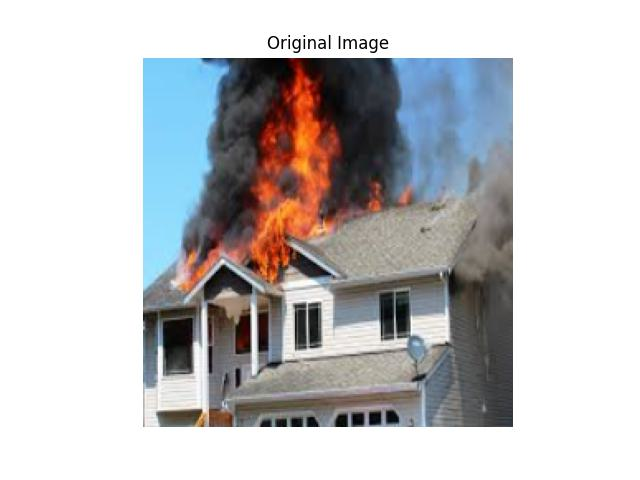
#> input picture Feature Extraction and Selection/Part1/original_image.jpg, 640 x 480 px, given as the content of the folder hine Learning/FireDetectionMeheraj/FireDatasetPCD/Train/Fire, which was not available
$ jupyter execute --allow-errors test2.ipynb   (text cells are left out)
#> lines starting #> are read from the running program, lines starting #| are printed output that depends on the picture; after the words box and inside, x2 and y2 are one past the last pixel; in counts of white or black regions, pixels touching at a corner belong together; pictures that were not available may be replaced by others from this repository, and a replacement may not be noted
[cell 1]
import shutil
import os

# Your actual path to kaggle.json
kaggle_path = os.path.expanduser("~/.kaggle/kaggle.json")
dest_dir = os.path.expanduser("~/.kaggle")
dest_file = os.path.join(dest_dir, "kaggle.json")

# Ensure the .kaggle directory exists
os.makedirs(dest_dir, exist_ok=True)

# Only copy if the paths are different
if os.path.abspath(kaggle_path) != os.path.abspath(dest_file):
    shutil.copy(kaggle_path, dest_file)

# Set permissions (optional on Windows)
#> (the rest of this cell did not finish here and is left out)

[cell 2]
import numpy as np
import pandas as pd
import matplotlib.pyplot as plt
import cv2
import joblib
from skimage.feature import local_binary_pattern
from tensorflow.keras.applications import VGG16
from tensorflow.keras.preprocessing import image
from tensorflow.keras.applications.vgg16 import preprocess_input
from sklearn.model_selection import train_test_split
from sklearn.ensemble import RandomForestClassifier
from sklearn.metrics import (
    classification_report,
    confusion_matrix,
    accuracy_score,
    f1_score
)
from sklearn.preprocessing import StandardScaler
from sklearn.feature_selection import SelectKBest, f_classif
from sklearn.feature_selection import SelectFromModel

import seaborn as sns
from tqdm import tqdm
from sklearn.manifold import TSNE
import umap
from xgboost import XGBClassifier

#> (a cell that did not finish here is left out)

[cell 4]
def extract_all_features(image_path):
    try:
        img = cv2.imread(image_path)
        if img is None:
            return None
        img_resized = cv2.resize(img, (224, 224))

        # HSV Color Histogram
        hsv = cv2.cvtColor(img_resized, cv2.COLOR_BGR2HSV)
        hist = cv2.calcHist([hsv], [0, 1, 2], None, [8, 8, 8],
                            [0, 180, 0, 256, 0, 256])
        color_feat = cv2.normalize(hist, hist).flatten()

        # LBP Texture
        gray = cv2.cvtColor(img_resized, cv2.COLOR_BGR2GRAY)
        lbp = local_binary_pattern(gray, P=8, R=1, method='uniform')
        (lbp_hist, _) = np.histogram(lbp.ravel(), bins=np.arange(0, 10), range=(0, 9))
        texture_feat = lbp_hist.astype("float") / (lbp_hist.sum() + 1e-7)

        # ✅ Canny Edge Detection Feature
        edges = cv2.Canny(gray, threshold1=100, threshold2=200)
        edge_mean = np.mean(edges) / 255.0  # normalize to [0,1]
        edge_sum = np.sum(edges) / (224 * 224 * 255.0)  # percentage of edge pixels
        edge_feat = np.array([edge_mean, edge_sum])

        # CNN (deep) features
        img_array = cv2.cvtColor(img_resized, cv2.COLOR_BGR2RGB)
        x = image.img_to_array(img_array)
        x = np.expand_dims(x, axis=0)
        x = preprocess_input(x)
        cnn_feat = cnn_model.predict(x, verbose=0).flatten()

        # Combine all features
        return np.concatenate([color_feat, texture_feat, edge_feat, cnn_feat])

    except Exception as e:
        print(f"❌ Error processing {image_path}: {e}")
        return None

[cell 5]
dataset_dir = 'D:\OneDrive - American International University-Bangladesh\SemesterVIII\Final VIII\Machine Learning\FireDetectionMeheraj\FireDatasetPCD\Train'
classes = ['Fire', 'Neutral']

[cell 6]
import os
import cv2
import numpy as np
import matplotlib.pyplot as plt
import random
from skimage.feature import local_binary_pattern

# Set dataset path and class
dataset_dir = r'D:\OneDrive - American International University-Bangladesh\SemesterVIII\Final VIII\Machine Learning\FireDetectionMeheraj\FireDatasetPCD\Train'
fire_dir = os.path.join(dataset_dir, 'Fire')

# Pick a random image
random_image_name = random.choice(os.listdir(fire_dir))
random_image_path = os.path.join(fire_dir, random_image_name)

# Load and process image
img = cv2.imread(random_image_path)
#> img is the input picture: shape (480, 640, 3); mean B, G, R 195.8, 194.2, 194.4
img_resized = cv2.resize(img, (224, 224))
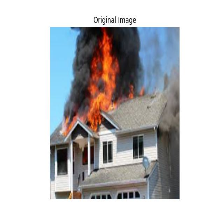
#> img_resized: shape (224, 224, 3); mean B, G, R 195.7, 194.1, 194.4
gray = cv2.cvtColor(img_resized, cv2.COLOR_BGR2GRAY)
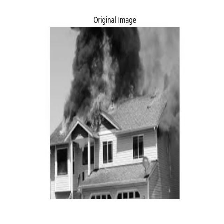
#> gray: shape (224, 224); min 2, max 255, mean 194.4

# 1. Original Image
plt.figure()
plt.imshow(cv2.cvtColor(img_resized, cv2.COLOR_BGR2RGB))
plt.title("Original Image")
plt.axis("off")
plt.savefig("original_image.jpg")
plt.show()

# 2. HSV Hue Histogram
hsv = cv2.cvtColor(img_resized, cv2.COLOR_BGR2HSV)
#> hsv: shape (224, 224, 3); mean H, S, V 32.2, 30.3, 204.3
hue_hist = cv2.calcHist([hsv], [0], None, [180], [0, 180])
#> hue_hist = 180 values, max 26909 at index 0, min 0 at index 52, mean 278.8
hue_hist = cv2.normalize(hue_hist, hue_hist).flatten()
#> hue_hist = 180 values, max 0.993 at index 0, min 0 at index 52, mean 0.0103

plt.figure()
plt.plot(hue_hist, color='orange')
plt.title("HSV Hue Histogram")
plt.xlabel("Bins")
plt.ylabel("Frequency")
plt.savefig("hue_histogram.jpg")
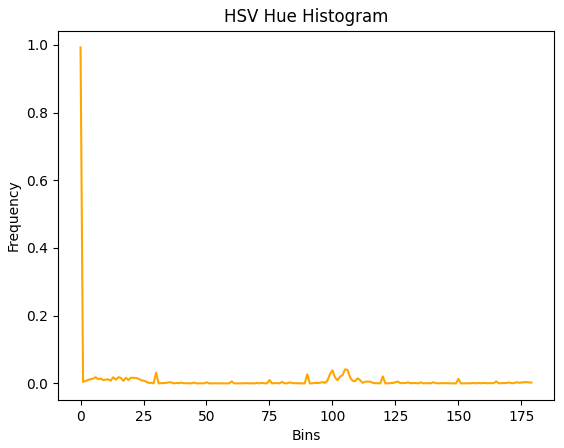
#> figure drawn by matplotlib, 1 panel; curve peaks at x = 0, y = 0.993
plt.show()

# 3. Canny Edge Detection
edges = cv2.Canny(gray, 100, 200)
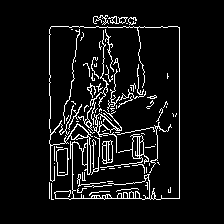
#> edges: shape (224, 224); 7.3% white in thin lines or dots, all inside (x1, y1, x2, y2) = (49, 15, 180, 200)
plt.figure()
plt.imshow(edges, cmap='gray')
plt.title("Canny Edge Detection")
plt.axis("off")
plt.savefig("canny_edges.jpg")
plt.show()

# 4. Grayscale Image
plt.figure()
plt.imshow(gray, cmap='gray')
plt.title("Grayscale Image")
plt.axis("off")
plt.savefig("grayscale.jpg")
plt.show()

# 5. LBP Image
lbp = local_binary_pattern(gray, P=8, R=1, method='uniform')
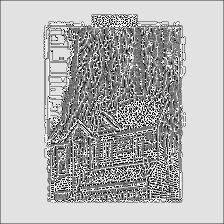
#> lbp: shape (224, 224) float64; min 0, max 9, mean 6.43; drawn with min black and max white
lbp_uint8 = np.uint8(255 * lbp / lbp.max())
plt.figure()
plt.imshow(lbp_uint8, cmap='gray')
plt.title("LBP Image")
plt.axis("off")
plt.savefig("lbp_image.jpg")
plt.show()

[cell 7]
features = []
labels = []

#> (the rest of this cell did not finish here and is left out)

#> in extract_all_features, `color_feat = cv2.normalize(hist, hist).flatten()`: color_feat = 512 values, max 0.993 at index 7, min 0 at index 78, mean 0.00367
#> in extract_all_features, `(lbp_hist, _) = np.histogram(lbp.ravel(), bins=np.arange(0, 10), range..`: lbp_hist = [979, 1821, 1011, 2462, 5093, 5647, 1693, 2009, 29461]
#> in extract_all_features, `texture_feat = lbp_hist.astype("float") / (lbp_hist.sum() + 1e-7)`: texture_feat = [0.0195, 0.0363, 0.0201, 0.0491, 0.102, 0.113, 0.0337, 0.04, 0.587]
#> in extract_all_features, `edge_mean = np.mean(edges) / 255.0`: edge_mean = 0.0728
#> in extract_all_features, `edge_feat = np.array([edge_mean, edge_sum])`: edge_feat = [0.0728, 0.0728]
